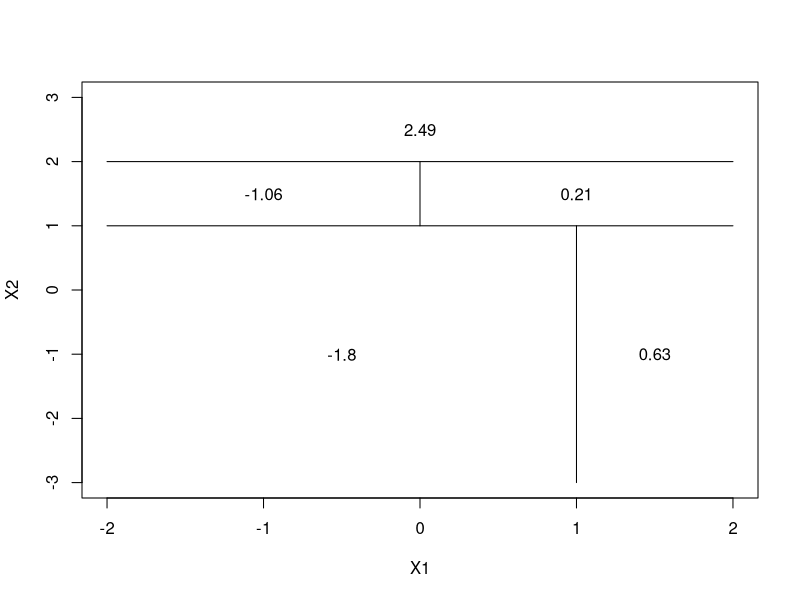

The R script that drew this image:
## ---- chunk 1
par(xpd = NA)
plot(NA, NA, type = "n", xlim = c(-2, 2), ylim = c(-3, 3), xlab = "X1", ylab = "X2")

# X2 < 1
lines(x = c(-2, 2), y = c(1, 1))

# X1 < 1 with X2 < 1
lines(x = c(1, 1), y = c(-3, 1))
text(x = (-2 + 1)/2, y = -1, labels = c(-1.8))
text(x = 1.5, y = -1, labels = c(0.63))

# X2 < 2 with X2 >= 1
lines(x = c(-2, 2), y = c(2, 2))
text(x = 0, y = 2.5, labels = c(2.49))

# X1 < 0 with X2<2 and X2>=1
lines(x = c(0, 0), y = c(1, 2))
text(x = -1, y = 1.5, labels = c(-1.06))
text(x = 1, y = 1.5, labels = c(0.21))
